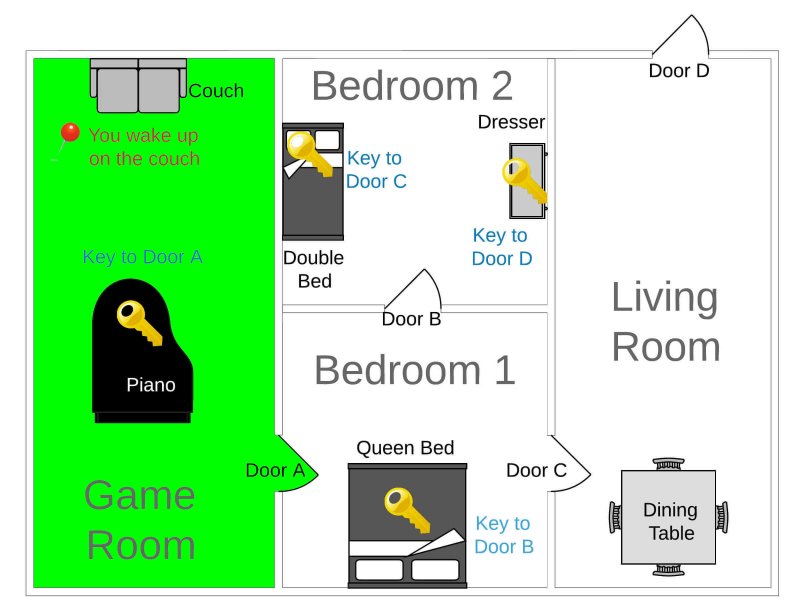
#> input picture images/escape-room-plan-gameroom.jpg, 2392 x 1847 px, found by its file name (shown at 1/3 size); its folder holds 6 pictures in this run
$ python Greenhack.py
#> lines starting #> are read from the running program, lines starting #| are printed output that depends on the picture
### Code that is working/JI.py
# -*- coding: utf-8 -*-
"""
Created on Wed Jul  1 17:27:44 2020

@author: casualfriday
"""
import matplotlib.pyplot as plt
import imageio
def plotter(room,where="couch"):

#> called with room = 'game room', where = 'couch'
    plan_paths={"game room": "escape-room-plan-gameroom",
               "bedroom 1": "escape-room-plan-bedroom1",
               "bedroom 2": "escape-room-plan-bedroom2",
               "living room": "escape-room-plan-livingroom",
               "outside": "escape-room-plan-outside"
               }
    plan_path=plan_paths[room]

    plan = imageio.imread('./images/'+plan_path+'.jpg')
#> plan is the input picture: shape (1847, 2392, 3); mean R, G, B 178.3, 233.8, 177.3
    pedro = imageio.imread('./images/pedro2.png')
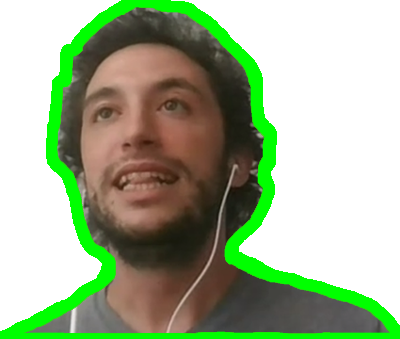
#> input picture images/Pedro2.png, 400 x 339 px, found by its file name
#> pedro is the input picture: shape (339, 400, 4); mean R, G, B, A 61.5, 180.8, 46.7, 136.7

    pedro_dict={"couch": [0.2675, 0.715, 0.09, 0.09],
                "piano": [0.33, 0.432, 0.09, 0.09],
                "queen bed": [0.475, 0.28, 0.09, 0.09],
                "double bed": [0.44, 0.56, 0.09, 0.09],
                "dresser": [0.520, 0.615, 0.09, 0.09],
                }

    if room=="game room":
        pedro_dict["door a"]=[0.33, 0.27, 0.09, 0.09]
    elif room=="bedroom 1":
        pedro_dict["door a"]=[0.41, 0.27, 0.09, 0.09]
        pedro_dict["door b"]=[0.48, 0.40, 0.09, 0.09]
        pedro_dict["door c"]=[0.5507, 0.27, 0.09, 0.09]
    elif room=="bedroom 2":
        pedro_dict["door b"]=[0.48, 0.51, 0.09, 0.09]
    elif room=="living room":
        pedro_dict["door c"]=[0.622, 0.27, 0.09, 0.09]
        pedro_dict["door d"]=[0.685, 0.715, 0.09, 0.09]
    elif room=="outside":
        pedro_dict["door d"]=[0.685, 0.815, 0.09, 0.09]

    plt.figure(figsize=(16,10))
    plt.rcParams["axes.edgecolor"] = "green"
    plt.rcParams["axes.linewidth"] = 2
    plt.xticks([])
    plt.yticks([])
    plt.imshow(plan)

    plt.axes(pedro_dict[str(where)])
    plt.xticks([])
    plt.yticks([])
    plt.imshow(pedro)
    plt.show()
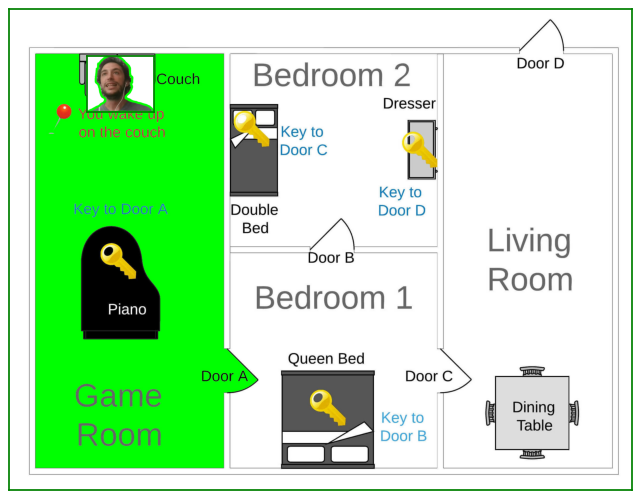
#> figure drawn by matplotlib, 2 panels

# [14 lines left out: function plot_winner, not called in this run]

### Code that is working/Greenhack.py
# -*- coding: utf-8 -*-
"""
Created on Wed Jul  1 12:43:56 2020

@author: casualfriday
"""

# define rooms and items

couch = {
    "name": "couch",
    "type": "furniture",
}

queen_bed = {
    "name": "queen bed",
    "type": "furniture",
}

double_bed = {
    "name": "double bed",
    "type": "furniture",
}

dresser = {
    "name": "dresser",
    "type": "furniture",
}

dining_table = {
    "name": "dining table",
    "type": "furniture",
}

door_a = {
    "name": "door a",
    "type": "door",
}

door_b = {
    "name": "door b",
    "type": "door",
}

door_c = {
    "name": "door c",
    "type": "door",
}

door_d = {
    "name": "door d",
    "type": "door",
}

key_a = {
    "name": "key for door a",
    "type": "key",
    "target": door_a,
}

key_b = {
    "name": "key for door b",
    "type": "key",
    "target": door_b,
}

key_c = {
    "name": "key for door c",
    "type": "key",
    "target": door_c,
}

key_d = {
    "name": "key for door d",
    "type": "key",
    "target": door_d,
}


piano = {
    "name": "piano",
    "type": "furniture",
}

game_room = {
    "name": "game room",
    "type": "room",
}

bed_room_1 = {
    "name": "bedroom 1",
    "type": "room",
}

bed_room_2 = {
    "name": "bedroom 2",
    "type": "room",
}

living_room = {
    "name": "living room",
    "type": "room",
}


outside = {
  "name": "outside"
}

all_rooms = [game_room, outside, bed_room_1, bed_room_2, living_room]

all_doors = [door_a,door_b,door_c,door_d]

# define which items/rooms are related

object_relations = {
    "game room": [couch, piano, door_a],
    "piano": [key_a],
    "queen bed": [key_b],
    "double bed": [key_c],
    "dresser": [key_d],
    "outside": [door_a,door_b,door_c,door_d],
    "door a": [game_room, bed_room_1],
    "door b": [bed_room_2, bed_room_1],
    "door c": [bed_room_1, living_room],
    "door d": [living_room, outside],
    "bedroom 1": [queen_bed, door_a, door_b, door_c],
    "bedroom 2": [double_bed, door_b, dresser],
    "living room": [dining_table, door_d]

}

# define game state. Do not directly change this dict.
# Instead, when a new game starts, make a copy of this
# dict and use the copy to store gameplay state. This
# way you can replay the game multiple times.

INIT_GAME_STATE = {
    "current_room": game_room,
    "keys_collected": [],
    "target_room": outside
}

from JI import plotter
import matplotlib.pyplot as plt
from JI import plot_winner
import imageio
import numpy as np

global item_name2
if INIT_GAME_STATE["current_room"]==game_room:
    item_name2 = "couch"
elif INIT_GAME_STATE["current_room"]==bed_room_1:
    item_name2 = "door a"
elif INIT_GAME_STATE["current_room"]==bed_room_2:
    item_name2 = "door b"
elif INIT_GAME_STATE["current_room"]==living_room:
    item_name2 = "door c"
else:
    item_name2 = "door d"

# [5 lines left out: function linebreak, not called in this run]

def start_game():
    """
    Start the game
    """
    print("You wake up on a couch and find yourself in a strange house with no windows which you have never been to before. You don't remember why you are here and what had happened before. You feel some unknown danger is approaching and you must get out of the house, NOW!")
    play_room(game_state["current_room"])


def play_room(room):
    """
    Play a room. First check if the room being played is the target room.
    If it is, the game will end with success. Otherwise, let player either
    explore (list all items in this room) or examine an item found here.
    """
    global item_name2
    game_state["current_room"] = room
    if(game_state["current_room"] == game_state["target_room"]):
        print("Congrats! You escaped the room and won the game!")
        plotter(game_state["current_room"]["name"],str(item_name2))
        plot_winner("Now, Let's cut that hair!!!",25)
    else:
        print("You are now in " + room["name"])
        plotter(game_state["current_room"]["name"],str(item_name2))
#> (the run stopped early here; a loop or call above may not have finished)
